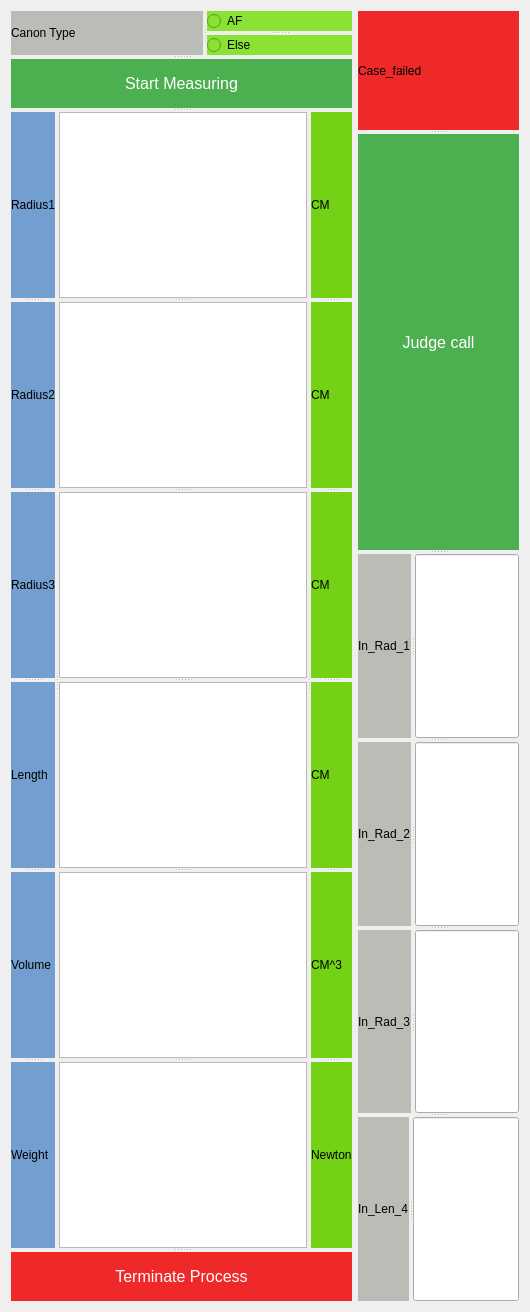
     <widget class="QWidget" name="CannonMission">
      <attribute name="title">
       <string>Cannon Mission</string>
      </attribute>
      <layout class="QGridLayout" name="gridLayout_4">
       <item row="0" column="0">
        <widget class="QSplitter" name="splitter_37">
         <property name="orientation">
          <enum>Qt::Vertical</enum>
         </property>
         <widget class="QSplitter" name="splitter_36">
          <property name="orientation">
           <enum>Qt::Vertical</enum>
          </property>
          <widget class="QSplitter" name="splitter_35">
           <property name="orientation">
            <enum>Qt::Vertical</enum>
           </property>
           <widget class="QSplitter" name="splitter_34">
            <property name="orientation">
             <enum>Qt::Horizontal</enum>
            </property>
            <widget class="QLabel" name="Canon_T_Label">
             <property name="styleSheet">
              <string notr="true">background-color: rgb(186, 189, 182);
border-color: rgb(0, 0, 0);
font: 75 11pt &quot;URW Bookman L&quot;;</string>
             </property>
             <property name="text">
              <string>Canon Type</string>
             </property>
            </widget>
            <widget class="QSplitter" name="splitter_19">
             <property name="orientation">
              <enum>Qt::Vertical</enum>
             </property>
             <widget class="QRadioButton" name="AF_RB">
              <property name="styleSheet">
               <string notr="true">background-color: rgb(138, 226, 52);</string>
              </property>
              <property name="text">
               <string>AF</string>
              </property>
             </widget>
             <widget class="QRadioButton" name="Else_RB">
              <property name="styleSheet">
               <string notr="true">background-color: rgb(138, 226, 52);</string>
              </property>
              <property name="text">
               <string>Else</string>
              </property>
             </widget>
            </widget>
           </widget>
           <widget class="QPushButton" name="Start_cannon">
            <property name="styleSheet">
             <string notr="true">  background-color: #4CAF50; /* Green */
  border: none;
  color: white;
  padding: 15px 32px;
  text-align: center;
  text-decoration: none;
  display: inline-block;
  font-size: 16px;</string>
            </property>
            <property name="text">
             <string>Start Measuring</string>
            </property>
           </widget>
          </widget>
          <widget class="QSplitter" name="splitter_21">
           <property name="orientation">
            <enum>Qt::Horizontal</enum>
           </property>
           <widget class="QSplitter" name="splitter_17">
            <property name="orientation">
             <enum>Qt::Vertical</enum>
            </property>
            <widget class="QLabel" name="Radius1_Label">
             <property name="styleSheet">
              <string notr="true">background-color: rgb(114, 159, 207);
border-color: rgb(0, 0, 0);
font: 75 11pt &quot;URW Bookman L&quot;;</string>
             </property>
             <property name="text">
              <string>Radius1</string>
             </property>
            </widget>
            <widget class="QLabel" name="Radius2_Label">
             <property name="styleSheet">
              <string notr="true">background-color: rgb(114, 159, 207);
border-color: rgb(0, 0, 0);
font: 75 11pt &quot;URW Bookman L&quot;;</string>
             </property>
             <property name="text">
              <string>Radius2</string>
             </property>
            </widget>
            <widget class="QLabel" name="Radius3_Label">
             <property name="styleSheet">
              <string notr="true">background-color: rgb(114, 159, 207);
border-color: rgb(0, 0, 0);
font: 75 11pt &quot;URW Bookman L&quot;;</string>
             </property>
             <property name="text">
              <string>Radius3</string>
             </property>
            </widget>
            <widget class="QLabel" name="length_label">
             <property name="styleSheet">
              <string notr="true">background-color: rgb(114, 159, 207);
border-color: rgb(0, 0, 0);
font: 75 11pt &quot;URW Bookman L&quot;;</string>
             </property>
             <property name="text">
              <string>Length</string>
             </property>
            </widget>
            <widget class="QLabel" name="Volume_label">
             <property name="styleSheet">
              <string notr="true">background-color: rgb(114, 159, 207);
border-color: rgb(0, 0, 0);
font: 75 11pt &quot;URW Bookman L&quot;;</string>
             </property>
             <property name="text">
              <string>Volume</string>
             </property>
            </widget>
            <widget class="QLabel" name="Weight_label">
             <property name="styleSheet">
              <string notr="true">background-color: rgb(114, 159, 207);
border-color: rgb(0, 0, 0);
font: 75 11pt &quot;URW Bookman L&quot;;</string>
             </property>
             <property name="text">
              <string>Weight</string>
             </property>
            </widget>
           </widget>
           <widget class="QSplitter" name="splitter_18">
            <property name="orientation">
             <enum>Qt::Vertical</enum>
            </property>
            <widget class="QTextBrowser" name="Radius1Value">
             <property name="html">
              <string>&lt;!DOCTYPE HTML PUBLIC &quot;-//W3C//DTD HTML 4.0//EN&quot; &quot;http://www.w3.org/TR/REC-html40/strict.dtd&quot;&gt;
&lt;html&gt;&lt;head&gt;&lt;meta name=&quot;qrichtext&quot; content=&quot;1&quot; /&gt;&lt;style type=&quot;text/css&quot;&gt;
p, li { white-space: pre-wrap; }
&lt;/style&gt;&lt;/head&gt;&lt;body style=&quot; font-family:'Ubuntu'; font-size:11pt; font-weight:400; font-style:normal;&quot;&gt;
&lt;p style=&quot;-qt-paragraph-type:empty; margin-top:0px; margin-bottom:0px; margin-left:0px; margin-right:0px; -qt-block-indent:0; text-indent:0px;&quot;&gt;&lt;br /&gt;&lt;/p&gt;&lt;/body&gt;&lt;/html&gt;</string>
             </property>
            </widget>
            <widget class="QTextBrowser" name="Radius2Value">
             <property name="html">
              <string>&lt;!DOCTYPE HTML PUBLIC &quot;-//W3C//DTD HTML 4.0//EN&quot; &quot;http://www.w3.org/TR/REC-html40/strict.dtd&quot;&gt;
&lt;html&gt;&lt;head&gt;&lt;meta name=&quot;qrichtext&quot; content=&quot;1&quot; /&gt;&lt;style type=&quot;text/css&quot;&gt;
p, li { white-space: pre-wrap; }
&lt;/style&gt;&lt;/head&gt;&lt;body style=&quot; font-family:'Ubuntu'; font-size:11pt; font-weight:400; font-style:normal;&quot;&gt;
&lt;p style=&quot;-qt-paragraph-type:empty; margin-top:0px; margin-bottom:0px; margin-left:0px; margin-right:0px; -qt-block-indent:0; text-indent:0px;&quot;&gt;&lt;br /&gt;&lt;/p&gt;&lt;/body&gt;&lt;/html&gt;</string>
             </property>
            </widget>
            <widget class="QTextBrowser" name="Radius3Value">
             <property name="html">
              <string>&lt;!DOCTYPE HTML PUBLIC &quot;-//W3C//DTD HTML 4.0//EN&quot; &quot;http://www.w3.org/TR/REC-html40/strict.dtd&quot;&gt;
&lt;html&gt;&lt;head&gt;&lt;meta name=&quot;qrichtext&quot; content=&quot;1&quot; /&gt;&lt;style type=&quot;text/css&quot;&gt;
p, li { white-space: pre-wrap; }
&lt;/style&gt;&lt;/head&gt;&lt;body style=&quot; font-family:'Ubuntu'; font-size:11pt; font-weight:400; font-style:normal;&quot;&gt;
&lt;p style=&quot;-qt-paragraph-type:empty; margin-top:0px; margin-bottom:0px; margin-left:0px; margin-right:0px; -qt-block-indent:0; text-indent:0px;&quot;&gt;&lt;br /&gt;&lt;/p&gt;&lt;/body&gt;&lt;/html&gt;</string>
             </property>
            </widget>
            <widget class="QTextBrowser" name="Cannon_length_value">
             <property name="html">
              <string>&lt;!DOCTYPE HTML PUBLIC &quot;-//W3C//DTD HTML 4.0//EN&quot; &quot;http://www.w3.org/TR/REC-html40/strict.dtd&quot;&gt;
&lt;html&gt;&lt;head&gt;&lt;meta name=&quot;qrichtext&quot; content=&quot;1&quot; /&gt;&lt;style type=&quot;text/css&quot;&gt;
p, li { white-space: pre-wrap; }
&lt;/style&gt;&lt;/head&gt;&lt;body style=&quot; font-family:'Ubuntu'; font-size:11pt; font-weight:400; font-style:normal;&quot;&gt;
&lt;p style=&quot;-qt-paragraph-type:empty; margin-top:0px; margin-bottom:0px; margin-left:0px; margin-right:0px; -qt-block-indent:0; text-indent:0px;&quot;&gt;&lt;br /&gt;&lt;/p&gt;&lt;/body&gt;&lt;/html&gt;</string>
             </property>
            </widget>
            <widget class="QTextBrowser" name="Cannon_volume_value">
             <property name="html">
              <string>&lt;!DOCTYPE HTML PUBLIC &quot;-//W3C//DTD HTML 4.0//EN&quot; &quot;http://www.w3.org/TR/REC-html40/strict.dtd&quot;&gt;
&lt;html&gt;&lt;head&gt;&lt;meta name=&quot;qrichtext&quot; content=&quot;1&quot; /&gt;&lt;style type=&quot;text/css&quot;&gt;
p, li { white-space: pre-wrap; }
&lt;/style&gt;&lt;/head&gt;&lt;body style=&quot; font-family:'Ubuntu'; font-size:11pt; font-weight:400; font-style:normal;&quot;&gt;
&lt;p style=&quot;-qt-paragraph-type:empty; margin-top:0px; margin-bottom:0px; margin-left:0px; margin-right:0px; -qt-block-indent:0; text-indent:0px;&quot;&gt;&lt;br /&gt;&lt;/p&gt;&lt;/body&gt;&lt;/html&gt;</string>
             </property>
            </widget>
            <widget class="QTextBrowser" name="Canno_Weight_value">
             <property name="html">
              <string>&lt;!DOCTYPE HTML PUBLIC &quot;-//W3C//DTD HTML 4.0//EN&quot; &quot;http://www.w3.org/TR/REC-html40/strict.dtd&quot;&gt;
&lt;html&gt;&lt;head&gt;&lt;meta name=&quot;qrichtext&quot; content=&quot;1&quot; /&gt;&lt;style type=&quot;text/css&quot;&gt;
p, li { white-space: pre-wrap; }
&lt;/style&gt;&lt;/head&gt;&lt;body style=&quot; font-family:'Ubuntu'; font-size:11pt; font-weight:400; font-style:normal;&quot;&gt;
&lt;p style=&quot;-qt-paragraph-type:empty; margin-top:0px; margin-bottom:0px; margin-left:0px; margin-right:0px; -qt-block-indent:0; text-indent:0px;&quot;&gt;&lt;br /&gt;&lt;/p&gt;&lt;/body&gt;&lt;/html&gt;</string>
             </property>
            </widget>
           </widget>
           <widget class="QSplitter" name="splitter_20">
            <property name="orientation">
             <enum>Qt::Vertical</enum>
            </property>
            <widget class="QLabel" name="unit_label_2">
             <property name="styleSheet">
              <string notr="true">background-color: rgb(115, 210, 22);
border-color: rgb(0, 0, 0);
font: 75 11pt &quot;URW Bookman L&quot;;</string>
             </property>
             <property name="text">
              <string>CM</string>
             </property>
            </widget>
            <widget class="QLabel" name="unit_label_3">
             <property name="styleSheet">
              <string notr="true">background-color: rgb(115, 210, 22);
border-color: rgb(0, 0, 0);
font: 75 11pt &quot;URW Bookman L&quot;;</string>
             </property>
             <property name="text">
              <string>CM</string>
             </property>
            </widget>
            <widget class="QLabel" name="unit_label_4">
             <property name="styleSheet">
              <string notr="true">background-color: rgb(115, 210, 22);
border-color: rgb(0, 0, 0);
font: 75 11pt &quot;URW Bookman L&quot;;</string>
             </property>
             <property name="text">
              <string>CM</string>
             </property>
            </widget>
            <widget class="QLabel" name="unit_label_6">
             <property name="styleSheet">
              <string notr="true">background-color: rgb(115, 210, 22);
border-color: rgb(0, 0, 0);
font: 75 11pt &quot;URW Bookman L&quot;;</string>
             </property>
             <property name="text">
              <string>CM</string>
             </property>
            </widget>
            <widget class="QLabel" name="unit_label_5">
             <property name="styleSheet">
              <string notr="true">background-color: rgb(115, 210, 22);
border-color: rgb(0, 0, 0);
font: 75 11pt &quot;URW Bookman L&quot;;</string>
             </property>
             <property name="text">
              <string>CM^3</string>
             </property>
            </widget>
            <widget class="QLabel" name="unit_label_7">
             <property name="styleSheet">
              <string notr="true">background-color: rgb(115, 210, 22);
border-color: rgb(0, 0, 0);
font: 75 11pt &quot;URW Bookman L&quot;;</string>
             </property>
             <property name="text">
              <string>Newton</string>
             </property>
            </widget>
           </widget>
          </widget>
         </widget>
         <widget class="QPushButton" name="Terminate_Cannon_button">
          <property name="styleSheet">
           <string notr="true">background-color: rgb(239, 41, 41);
  border: none;
  color: white;
  padding: 15px 32px;
  text-align: center;
  text-decoration: none;
  display: inline-block;
  font-size: 16px;</string>
          </property>
          <property name="text">
           <string>Terminate Process</string>
          </property>
         </widget>
        </widget>
       </item>
       <item row="0" column="1">
        <widget class="QSplitter" name="splitter_38">
         <property name="orientation">
          <enum>Qt::Vertical</enum>
         </property>
         <widget class="QLabel" name="Canon_T_Label_6">
          <property name="styleSheet">
           <string notr="true">background-color: rgb(239, 41, 41);
border-color: rgb(0, 0, 0);
font: 75 11pt &quot;URW Bookman L&quot;;</string>
          </property>
          <property name="text">
           <string>Case_failed</string>
          </property>
         </widget>
         <widget class="QSplitter" name="splitter_32">
          <property name="orientation">
           <enum>Qt::Vertical</enum>
          </property>
          <widget class="QPushButton" name="canon_judge">
           <property name="styleSheet">
            <string notr="true">  background-color: #4CAF50; /* Green */
  border: none;
  color: white;
  padding: 15px 32px;
  text-align: center;
  text-decoration: none;
  display: inline-block;
  font-size: 16px;</string>
           </property>
           <property name="text">
            <string>Judge call</string>
           </property>
          </widget>
          <widget class="QSplitter" name="splitter_31">
           <property name="orientation">
            <enum>Qt::Vertical</enum>
           </property>
           <widget class="QSplitter" name="splitter_30">
            <property name="orientation">
             <enum>Qt::Horizontal</enum>
            </property>
            <widget class="QLabel" name="Canon_T_Label_2">
             <property name="styleSheet">
              <string notr="true">background-color: rgb(186, 189, 182);
border-color: rgb(0, 0, 0);
font: 75 11pt &quot;URW Bookman L&quot;;</string>
             </property>
             <property name="text">
              <string>In_Rad_1</string>
             </property>
            </widget>
            <widget class="QLineEdit" name="in_rad_1"/>
           </widget>
           <widget class="QSplitter" name="splitter_29">
            <property name="orientation">
             <enum>Qt::Horizontal</enum>
            </property>
            <widget class="QLabel" name="Canon_T_Label_3">
             <property name="styleSheet">
              <string notr="true">background-color: rgb(186, 189, 182);
border-color: rgb(0, 0, 0);
font: 75 11pt &quot;URW Bookman L&quot;;</string>
             </property>
             <property name="text">
              <string>In_Rad_2</string>
             </property>
            </widget>
            <widget class="QLineEdit" name="in_rad_2"/>
           </widget>
           <widget class="QSplitter" name="splitter_28">
            <property name="orientation">
             <enum>Qt::Horizontal</enum>
            </property>
            <widget class="QLabel" name="Canon_T_Label_4">
             <property name="styleSheet">
              <string notr="true">background-color: rgb(186, 189, 182);
border-color: rgb(0, 0, 0);
font: 75 11pt &quot;URW Bookman L&quot;;</string>
             </property>
             <property name="text">
              <string>In_Rad_3</string>
             </property>
            </widget>
            <widget class="QLineEdit" name="in_rad_3"/>
           </widget>
           <widget class="QSplitter" name="splitter_14">
            <property name="orientation">
             <enum>Qt::Horizontal</enum>
            </property>
            <widget class="QLabel" name="Canon_T_Label_5">
             <property name="styleSheet">
              <string notr="true">background-color: rgb(186, 189, 182);
border-color: rgb(0, 0, 0);
font: 75 11pt &quot;URW Bookman L&quot;;</string>
             </property>
             <property name="text">
              <string>In_Len_4</string>
             </property>
            </widget>
            <widget class="QLineEdit" name="in_len"/>
           </widget>
          </widget>
         </widget>
        </widget>
       </item>
      </layout>
     </widget>
